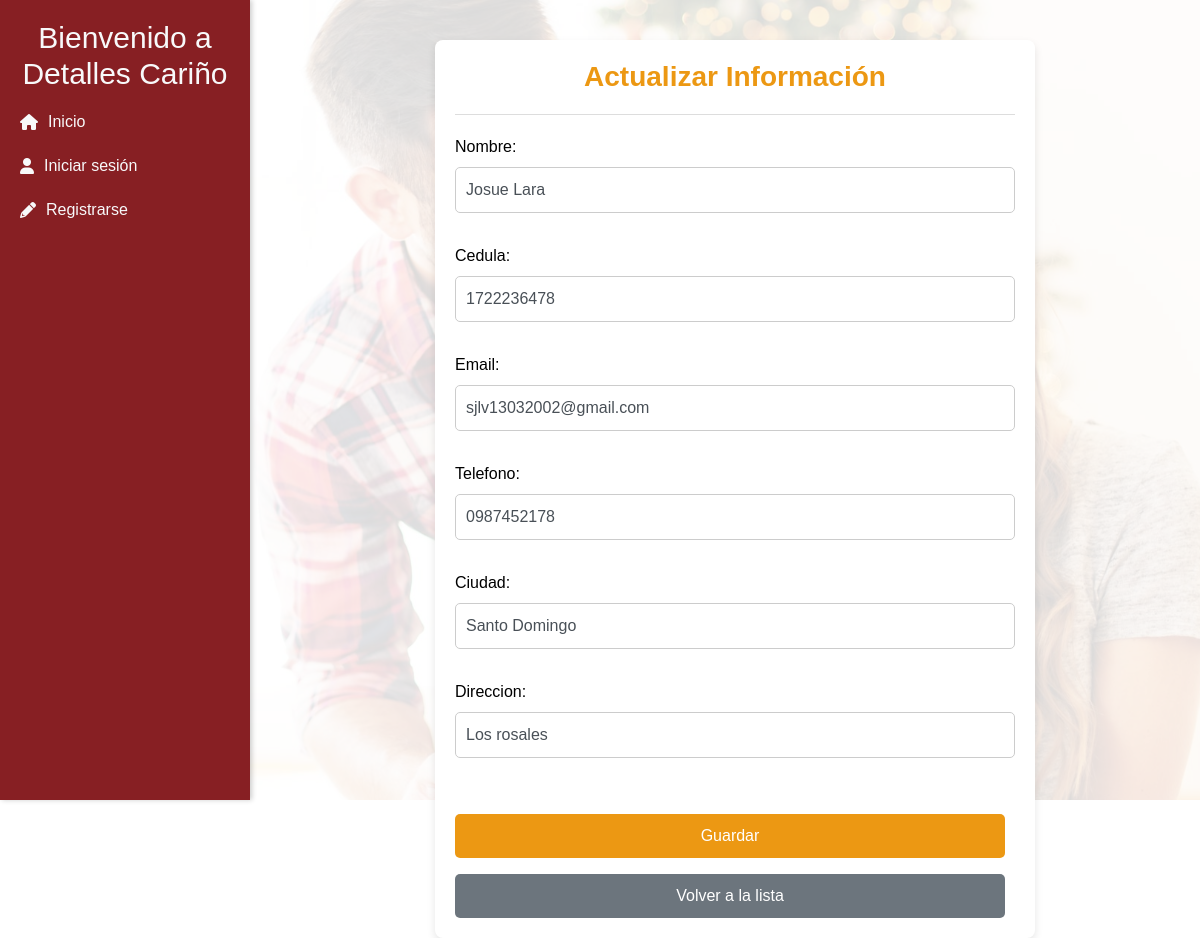
The page /cliente/editar/guardar/18 on the database its author committed.
### pedidos/models.py (models this page shows, shortened)
class Cliente(models.Model):
    nombre = models.CharField(max_length=50)
    cedula = models.CharField(max_length=10)
    email = models.EmailField()
    telefono = models.CharField(max_length=10)
    ciudad = models.CharField(max_length=30)
    direccion = models.TextField(max_length=200)
    user = models.OneToOneField(User, related_name='cliente', on_delete=models.CASCADE, null=True, blank=True, unique=True)
    class Meta:
        db_table = 'cliente'

### pedidos/views.py (the view)
# urls.py: path('cliente/editar/guardar/<int:cliente_id>', editar_cliente, name='editar_cliente'),     #Actualizar
def editar_cliente(request, cliente_id):
    cliente = get_object_or_404(Cliente, id=cliente_id)
    if request.method == 'POST':
        form = ClienteForm(request.POST, instance=cliente)
        if form.is_valid():
            cliente = form.save(commit=False)
            cliente.user = request.user  # Establecer el campo user con el usuario actual
            cliente.save()
            return redirect('clientes', cliente_id=cliente.id)
    else:
        form = ClienteForm(instance=cliente)
    contenido_final = {
        'formulario': form,
        'cliente': request.cliente  # Incluye el cliente del middleware
    }
    return render(request, 'clientes/editar.html', contenido_final)

### pedidos/forms.py
class ClienteForm(forms.ModelForm):
    class Meta:
        model = Cliente
        fields = ['nombre', 'cedula', 'email', 'telefono', 'ciudad', 'direccion', 'user']
        widgets = {
            'nombre': forms.TextInput(attrs={'class': 'form-control', 'placeholder': 'Ej: Nombre Apellido'}),
            'cedula': forms.TextInput(attrs={'class': 'form-control', 'placeholder': 'Ej: 0123456789'}),
            'email': forms.EmailInput(attrs={'class': 'form-control', 'placeholder': 'Ej: correo@ejemplo.com'}),
            'telefono': forms.TextInput(attrs={'class': 'form-control', 'placeholder': 'Ej: 0987654321'}),
            'ciudad': forms.TextInput(attrs={'class': 'form-control', 'placeholder': 'Ej: Santo Domingo'}),
            'direccion': forms.TextInput(attrs={'class': 'form-control', 'placeholder': 'Ej: Calle Principal, Calle Secundaria, Referencia'}),
            'user': forms.HiddenInput(),
        }

### templates/clientes/editar.html (shortened to what this page needs)
{% extends 'menu.html' %}
{% block content %}
  <div class="frm_container">
    <h1>Actualizar Información</h1>
    <hr>
    <form method="post" action="{% url 'editar_cliente' cliente.id %}">
      {{ formulario.as_p }}
      <input type="submit" value="Guardar" class="btn btn-primary">
      <a href="{% url 'clientes' cliente.id %}" class="btn btn-secondary mt-3">Volver a la lista</a>
    </form>
  </div>
{% endblock %}

### static/css/main.css (style rules this page uses)
body { font-family: Arial, sans-serif; color: #000000; position: relative; }
body::before { content: ""; position: fixed; top: 0; left: 0; width: 100%; height: 100vh; background-image: url("../img/bg-main.jpg"); background-size: cover; background-position: center; background-repeat: no-repeat; z-index: -1; }
body::after { content: ""; position: fixed; top: 0; left: 0; width: 100%; height: 100%; background-color: rgba(255, 255, 255, 0.85); z-index: -1; }
.btn { padding: 10px 20px; font-size: 16px; border: none; border-radius: 5px; cursor: pointer; transition: background-color 0.3s ease; margin-right: 10px; }
.frm_container { background-color: #fff; padding: 20px; border-radius: 8px; box-shadow: 0 4px 8px rgba(0, 0, 0, 0.1); max-width: 600px; margin: 20px auto; }
.frm_container h1 { font-size: 28px; color: #ec9813; font-weight: bold; text-align: center; margin-bottom: 20px; }
.frm_container hr { border: 0; height: 1px; background-color: #ddd; margin-bottom: 20px; }
.frm_container form { display: flex; flex-direction: column; }
.frm_container input[type="text"], .frm_container input[type="email"], .frm_container input[type="password"], .frm_container textarea { padding: 10px; font-size: 16px; border: 1px solid #ccc; border-radius: 5px; margin-bottom: 15px; width: 100%; }
.frm_container input[type="submit"] { margin-top: 25px; background-color: #ec9813; color: white; border: none; border-radius: 5px; padding: 10px 20px; font-size: 16px; cursor: pointer; transition: background-color 0.3s ease, transform 0.3s ease; }
.form-control { width: 100%; padding: 10px; border-radius: 5px; border: 1px solid #ccc; font-size: 16px; }
a { color: #ec9813; text-decoration: none; }
.btn-primary { background-color: #ec9813; color: #fff; padding: 10px 20px; border: none; border-radius: 5px; cursor: pointer; font-size: 16px; transition: background-color 0.3s ease, transform 0.3s ease; margin-top: 15px; }

### rows shown on the page
Cliente: nombre "Josue Lara", cedula "1722236478", email "sjlv13032002@gmail.com", telefono "0987452178", ciudad "Santo Domingo", direccion "Los rosales"
